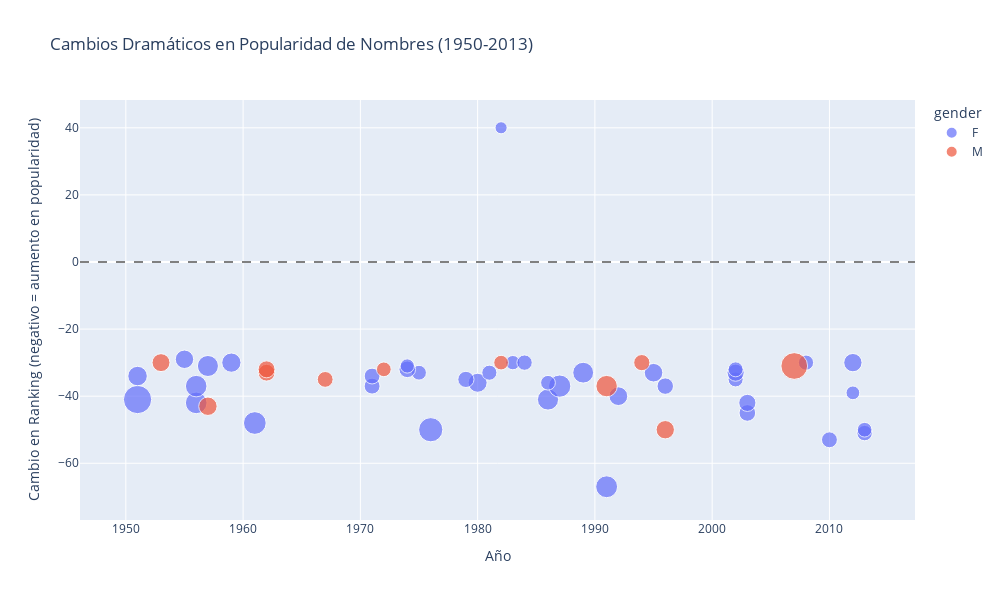
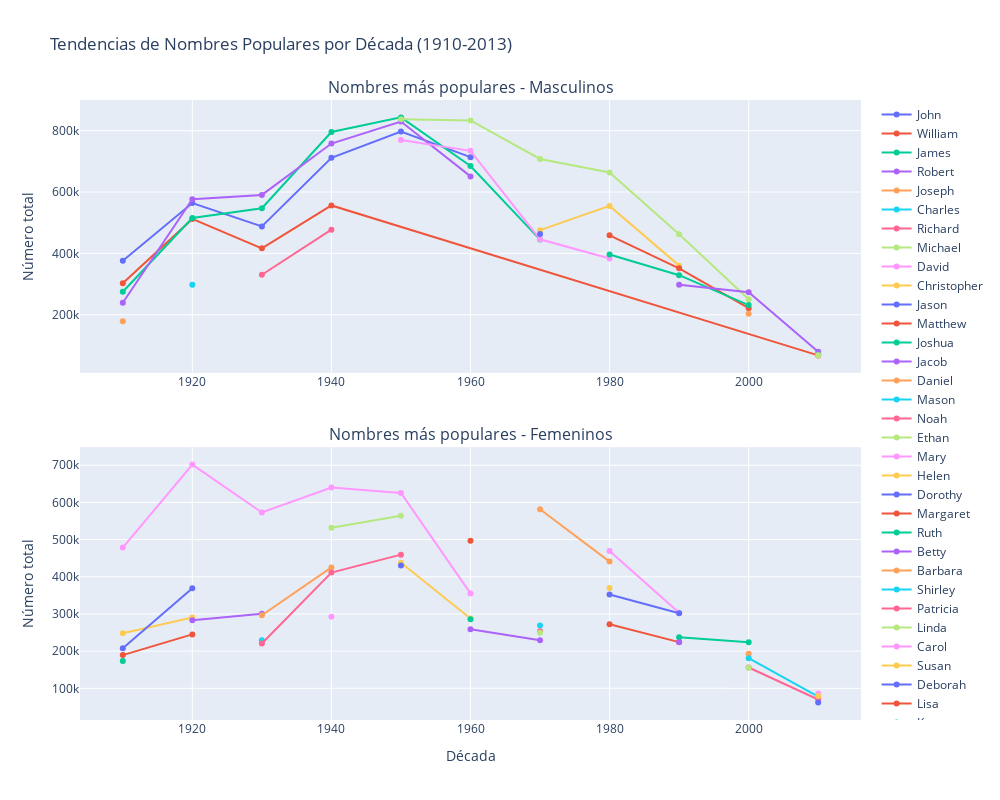

Here is the notebook cell these charts were saved with, in order:
### Markdown cell above
## 5. Influencias Históricas y Culturales

Analizaremos cómo los eventos históricos y cambios culturales han influido en la elección de nombres.

### Code cell
# Análisis de cambios abruptos en popularidad
trend_changes_query = """
WITH YearlyRanks AS (
    SELECT
        year,
        name,
        gender,
        SUM(number) as total_count,
        RANK() OVER(PARTITION BY year, gender ORDER BY SUM(number) DESC) as year_rank
    FROM `bigquery-public-data.usa_names.usa_1910_2013`
    GROUP BY year, name, gender
),
RankChanges AS (
    SELECT
        t1.year,
        t1.name,
        t1.gender,
        t1.total_count,
        t1.year_rank as current_rank,
        LAG(t1.year_rank) OVER(PARTITION BY t1.name, t1.gender ORDER BY t1.year) as prev_rank,
        t1.year_rank - LAG(t1.year_rank) OVER(PARTITION BY t1.name, t1.gender ORDER BY t1.year) as rank_change
    FROM YearlyRanks t1
    WHERE t1.year_rank <= 100  -- Considerar solo nombres relativamente populares
)
SELECT
    year,
    name,
    gender,
    total_count,
    current_rank,
    prev_rank,
    rank_change
FROM RankChanges
WHERE ABS(rank_change) >= 20  -- Cambios significativos en popularidad
AND year >= 1950  -- Enfocarse en historia más reciente
ORDER BY ABS(rank_change) DESC, year
LIMIT 50
"""

print("📈 Cambios significativos en popularidad de nombres:")
changes_df = client.query(trend_changes_query).to_dataframe()

# Visualizar los cambios más dramáticos
fig = px.scatter(changes_df,
                x='year',
                y='rank_change',
                size='total_count',
                color='gender',
                hover_data=['name', 'current_rank', 'prev_rank'],
                title='Cambios Dramáticos en Popularidad de Nombres (1950-2013)')

fig.update_layout(
    height=600,
    width=1000,
    xaxis_title="Año",
    yaxis_title="Cambio en Ranking (negativo = aumento en popularidad)",
    showlegend=True
)

# Añadir líneas de referencia
fig.add_hline(y=0, line_dash="dash", line_color="gray")

fig.show()

# Mostrar tabla de cambios más significativos
print("\nCambios más significativos en popularidad:")
display(changes_df.head(10))

# Consulta para obtener tendencias de nombres por década
query_tendencias = """
WITH DecadeData AS (
    SELECT
        -- Convertimos explícitamente a INT64 para la década
        CAST(FLOOR(year/10) * 10 AS INT64) as decade,
        name,
        gender,
        -- Aseguramos que el conteo total sea INT64
        CAST(SUM(number) AS INT64) as total_count
    FROM `bigquery-public-data.usa_names.usa_1910_2013`
    GROUP BY 
        CAST(FLOOR(year/10) * 10 AS INT64),
        name, 
        gender
    HAVING CAST(SUM(number) AS INT64) > 10000
),
RankedNames AS (
    SELECT
        decade,
        name,
        gender,
        total_count,
        RANK() OVER(
            PARTITION BY decade, gender 
            ORDER BY total_count DESC
        ) as rank
    FROM DecadeData
)
SELECT *
FROM RankedNames
WHERE rank <= 5
ORDER BY decade, gender, rank
"""

try:
    print("📊 Ejecutando análisis de tendencias...")
    df_nombres = client.query(query_tendencias).to_dataframe()
    print(f"✅ Datos obtenidos: {len(df_nombres)} registros")
    
    # Crear visualización
    fig = make_subplots(
        rows=2, cols=1,
        subplot_titles=('Nombres más populares - Masculinos',
                       'Nombres más populares - Femeninos'),
        vertical_spacing=0.12
    )
    
    # Gráfico para nombres masculinos
    df_m = df_nombres[df_nombres['gender'] == 'M']
    for name in df_m['name'].unique():
        data_name = df_m[df_m['name'] == name]
        fig.add_trace(
            go.Scatter(x=data_name['decade'], 
                      y=data_name['total_count'],
                      name=name, 
                      mode='lines+markers'),
            row=1, col=1
        )
    
    # Gráfico para nombres femeninos
    df_f = df_nombres[df_nombres['gender'] == 'F']
    for name in df_f['name'].unique():
        data_name = df_f[df_f['name'] == name]
        fig.add_trace(
            go.Scatter(x=data_name['decade'], 
                      y=data_name['total_count'],
                      name=name, 
                      mode='lines+markers'),
            row=2, col=1
        )
    
    # Actualizar diseño
    fig.update_layout(
        height=800,
        width=1000,
        title_text="Tendencias de Nombres Populares por Década (1910-2013)",
        showlegend=True
    )
    fig.update_xaxes(title_text="Década", row=2, col=1)
    fig.update_yaxes(title_text="Número total", row=1, col=1)
    fig.update_yaxes(title_text="Número total", row=2, col=1)
    
    fig.show()
    
    # Mostrar tabla resumen
    print("\n📊 Resumen de nombres más populares por década:")
    resumen = df_nombres.pivot_table(
        values='total_count',
        index=['decade', 'gender', 'name'],
        columns='rank',
        aggfunc='first'
    ).round(0)
    
    # Formatear el resumen para mejor visualización
    resumen = resumen.sort_index(level=[0,1,2])
    display(resumen)
    
except Exception as e:
    print(f"❌ Error en el análisis: {str(e)}")
    print("\n🔍 Detalles para depuración:")
    print("1. Verificar que los tipos de datos son correctos")
    print("2. Comprobar que las conversiones de tipos son válidas")
    print("3. Revisar la sintaxis de la consulta SQL")

### Figure 1 — Plotly figure (JSON) as saved in the notebook; plotly's stock layout.template omitted (floating-point values rounded to 4 significant figures)
{"data": [{"customdata": [["Shelby", 33, 100], ["Khloe", 42, 95], ["Aria", 40, 91], ["Jamie", 18, 68], ["Sadie", 50, 100], ["Jacqueline", 37, 85], ["Ella", 44, 89], ["Cindy", 37, 79], ["Ava", 39, 81], ["Debra", 18, 59], ["Whitney", 32, 73], ["Brooke", 92, 52], ["Kaitlyn", 42, 82], ["Aubree", 60, 99], ["Kim", 38, 75], ["Tiffany", 62, 99], ["Kayla", 27, 64], ["Sabrina", 58, 95], ["Kristin", 37, 73], ["Kayla", 64, 100], ["Lauren", 45, 80], ["Kylie", 61, 96], ["Denise", 48, 82], ["Jessica", 64, 98], ["Amber", 59, 92], ["Lindsey", 58, 91], ["Kelsey", 31, 64], ["Sydney", 43, 76], ["Mia", 43, 76], ["Erin", 47, 79], ["Aaliyah", 63, 95], ["Kimberly", 42, 73], ["Emily", 69, 100], ["Dawn", 54, 84], ["Brittany", 64, 94], ["Latoya", 60, 90], ["Layla", 55, 85], ["Harper", 24, 54], ["Debbie", 63, 92]], "hovertemplate": "gender=F<br>year=%{x}<br>rank_change=%{y}<br>total_count=%{marker.size}<br>name=%{customdata[0]}<br>current_rank=%{customdata[1]}<br>prev_rank=%{customdata[2]}<extra></extra>", "legendgroup": "F", "marker": {"color": "#636efa", "size": [10219, 5395, 5085, 12539, 4614, 10983, 5896, 9987, 6279, 17065, 9533, 3146, 7476, 4033, 9892, 5411, 10575, 5773, 7702, 4653, 5612, 4830, 8123, 5356, 4680, 4862, 9257, 7357, 6252, 5871, 4777, 9446, 4325, 7895, 4376, 5029, 4926, 7176, 7246], "sizemode": "area", "sizeref": 42.66, "symbol": "circle"}, "mode": "markers", "name": "F", "orientation": "v", "showlegend": true, "type": "scatter", "x": [1991, 2010, 2013, 1976, 2013, 1961, 2003, 1956, 2003, 1951, 1986, 1982, 1992, 2012, 1956, 1971, 1987, 1996, 1980, 1986, 1979, 2002, 1951, 1971, 1975, 1981, 1989, 1995, 2002, 1974, 2002, 1957, 1974, 1959, 1983, 1984, 2008, 2012, 1955], "xaxis": "x", "y": [-67, -53, -51, -50, -50, -48, -45, -42, -42, -41, -41, 40, -40, -39, -37, -37, -37, -37, -36, -36, -35, -35, -34, -34, -33, -33, -33, -33, -33, -32, -32, -31, -31, -30, -30, -30, -30, -30, -29], "yaxis": "y"}, {"customdata": [["Noah", 50, 100], ["Mike", 53, 96], ["Dylan", 46, 83], ["Jason", 54, 89], ["Troy", 67, 100], ["Vincent", 66, 98], ["Brandon", 63, 95], ["Jayden", 18, 49], ["Ricky", 51, 81], ["Tyler", 66, 96], ["Hunter", 67, 97]], "hovertemplate": "gender=M<br>year=%{x}<br>rank_change=%{y}<br>total_count=%{marker.size}<br>name=%{customdata[0]}<br>current_rank=%{customdata[1]}<br>prev_rank=%{customdata[2]}<extra></extra>", "legendgroup": "M", "marker": {"color": "#EF553B", "size": [7181, 7236, 9761, 5335, 6039, 6148, 4628, 15220, 6881, 4580, 5579], "sizemode": "area", "sizeref": 42.66, "symbol": "circle"}, "mode": "markers", "name": "M", "orientation": "v", "showlegend": true, "type": "scatter", "x": [1996, 1957, 1991, 1967, 1962, 1962, 1972, 2007, 1953, 1982, 1994], "xaxis": "x", "y": [-50, -43, -37, -35, -33, -32, -32, -31, -30, -30, -30], "yaxis": "y"}], "layout": {"height": 600, "legend": {"itemsizing": "constant", "title": {"text": "gender"}, "tracegroupgap": 0}, "shapes": [{"line": {"color": "gray", "dash": "dash"}, "type": "line", "x0": 0, "x1": 1, "xref": "x domain", "y0": 0, "y1": 0, "yref": "y"}], "showlegend": true, "title": {"text": "Cambios Dramáticos en Popularidad de Nombres (1950-2013)"}, "width": 1000, "xaxis": {"anchor": "y", "domain": [0, 1], "title": {"text": "Año"}}, "yaxis": {"anchor": "x", "domain": [0, 1], "title": {"text": "Cambio en Ranking (negativo = aumento en popularidad)"}}}}

### Figure 2 — Plotly figure (JSON) as saved in the notebook; plotly's stock layout.template omitted (floating-point values rounded to 4 significant figures)
{"data": [{"mode": "lines+markers", "name": "John", "type": "scatter", "x": [1910, 1920, 1930, 1940, 1950, 1960], "xaxis": "x", "y": [376321, 564033, 487777, 711411, 797331, 713636], "yaxis": "y"}, {"mode": "lines+markers", "name": "William", "type": "scatter", "x": [1910, 1920, 1930, 1940, 2010], "xaxis": "x", "y": [303027, 512373, 416559, 556286, 67635], "yaxis": "y"}, {"mode": "lines+markers", "name": "James", "type": "scatter", "x": [1910, 1920, 1930, 1940, 1950, 1960, 1970], "xaxis": "x", "y": [275075, 515296, 547275, 795557, 843189, 684985, 444959], "yaxis": "y"}, {"mode": "lines+markers", "name": "Robert", "type": "scatter", "x": [1910, 1920, 1930, 1940, 1950, 1960], "xaxis": "x", "y": [239180, 576322, 590599, 757894, 829819, 650985], "yaxis": "y"}, {"mode": "lines+markers", "name": "Joseph", "type": "scatter", "x": [1910], "xaxis": "x", "y": [179288], "yaxis": "y"}, {"mode": "lines+markers", "name": "Charles", "type": "scatter", "x": [1920], "xaxis": "x", "y": [298017], "yaxis": "y"}, {"mode": "lines+markers", "name": "Richard", "type": "scatter", "x": [1930, 1940], "xaxis": "x", "y": [330377, 477322], "yaxis": "y"}, {"mode": "lines+markers", "name": "Michael", "type": "scatter", "x": [1950, 1960, 1970, 1980, 1990, 2000], "xaxis": "x", "y": [836913, 833395, 707704, 663445, 462265, 250318], "yaxis": "y"}, {"mode": "lines+markers", "name": "David", "type": "scatter", "x": [1950, 1960, 1970, 1980], "xaxis": "x", "y": [769391, 734176, 445967, 383527], "yaxis": "y"}, {"mode": "lines+markers", "name": "Christopher", "type": "scatter", "x": [1970, 1980, 1990], "xaxis": "x", "y": [475681, 554725, 360170], "yaxis": "y"}, {"mode": "lines+markers", "name": "Jason", "type": "scatter", "x": [1970], "xaxis": "x", "y": [462926], "yaxis": "y"}, {"mode": "lines+markers", "name": "Matthew", "type": "scatter", "x": [1980, 1990, 2000], "xaxis": "x", "y": [458831, 351569, 221369], "yaxis": "y"}, {"mode": "lines+markers", "name": "Joshua", "type": "scatter", "x": [1980, 1990, 2000], "xaxis": "x", "y": [396511, 329072, 231729], "yaxis": "y"}, {"mode": "lines+markers", "name": "Jacob", "type": "scatter", "x": [1990, 2000, 2010], "xaxis": "x", "y": [298219, 273591, 79359], "yaxis": "y"}, {"mode": "lines+markers", "name": "Daniel", "type": "scatter", "x": [2000], "xaxis": "x", "y": [203529], "yaxis": "y"}, {"mode": "lines+markers", "name": "Mason", "type": "scatter", "x": [2010], "xaxis": "x", "y": [70808], "yaxis": "y"}, {"mode": "lines+markers", "name": "Noah", "type": "scatter", "x": [2010], "xaxis": "x", "y": [68605], "yaxis": "y"}, {"mode": "lines+markers", "name": "Ethan", "type": "scatter", "x": [2010], "xaxis": "x", "y": [68389], "yaxis": "y"}, {"mode": "lines+markers", "name": "Mary", "type": "scatter", "x": [1910, 1920, 1930, 1940, 1950, 1960], "xaxis": "x2", "y": [478634, 701709, 572868, 639971, 625464, 355210], "yaxis": "y2"}, {"mode": "lines+markers", "name": "Helen", "type": "scatter", "x": [1910, 1920], "xaxis": "x2", "y": [248150, 290385], "yaxis": "y2"}, {"mode": "lines+markers", "name": "Dorothy", "type": "scatter", "x": [1910, 1920], "xaxis": "x2", "y": [207465, 368841], "yaxis": "y2"}, {"mode": "lines+markers", "name": "Margaret", "type": "scatter", "x": [1910, 1920], "xaxis": "x2", "y": [189228, 244991], "yaxis": "y2"}, {"mode": "lines+markers", "name": "Ruth", "type": "scatter", "x": [1910], "xaxis": "x2", "y": [173654], "yaxis": "y2"}, {"mode": "lines+markers", "name": "Betty", "type": "scatter", "x": [1920, 1930], "xaxis": "x2", "y": [283073, 300327], "yaxis": "y2"}, {"mode": "lines+markers", "name": "Barbara", "type": "scatter", "x": [1930, 1940], "xaxis": "x2", "y": [296357, 425218], "yaxis": "y2"}, {"mode": "lines+markers", "name": "Shirley", "type": "scatter", "x": [1930], "xaxis": "x2", "y": [229334], "yaxis": "y2"}, {"mode": "lines+markers", "name": "Patricia", "type": "scatter", "x": [1930, 1940, 1950], "xaxis": "x2", "y": [220543, 411377, 459530], "yaxis": "y2"}, {"mode": "lines+markers", "name": "Linda", "type": "scatter", "x": [1940, 1950], "xaxis": "x2", "y": [531587, 564204], "yaxis": "y2"}, {"mode": "lines+markers", "name": "Carol", "type": "scatter", "x": [1940], "xaxis": "x2", "y": [292296], "yaxis": "y2"}, {"mode": "lines+markers", "name": "Susan", "type": "scatter", "x": [1950, 1960], "xaxis": "x2", "y": [437662, 287653], "yaxis": "y2"}, {"mode": "lines+markers", "name": "Deborah", "type": "scatter", "x": [1950], "xaxis": "x2", "y": [430459], "yaxis": "y2"}, {"mode": "lines+markers", "name": "Lisa", "type": "scatter", "x": [1960], "xaxis": "x2", "y": [496967], "yaxis": "y2"}, {"mode": "lines+markers", "name": "Karen", "type": "scatter", "x": [1960], "xaxis": "x2", "y": [286034], "yaxis": "y2"}, {"mode": "lines+markers", "name": "Kimberly", "type": "scatter", "x": [1960, 1970], "xaxis": "x2", "y": [259080, 229105], "yaxis": "y2"}, {"mode": "lines+markers", "name": "Jennifer", "type": "scatter", "x": [1970, 1980], "xaxis": "x2", "y": [581756, 440818], "yaxis": "y2"}, {"mode": "lines+markers", "name": "Amy", "type": "scatter", "x": [1970], "xaxis": "x2", "y": [268998], "yaxis": "y2"}, {"mode": "lines+markers", "name": "Melissa", "type": "scatter", "x": [1970], "xaxis": "x2", "y": [253279], "yaxis": "y2"}, {"mode": "lines+markers", "name": "Michelle", "type": "scatter", "x": [1970], "xaxis": "x2", "y": [249131], "yaxis": "y2"}, {"mode": "lines+markers", "name": "Jessica", "type": "scatter", "x": [1980, 1990], "xaxis": "x2", "y": [469415, 303053], "yaxis": "y2"}, {"mode": "lines+markers", "name": "Amanda", "type": "scatter", "x": [1980], "xaxis": "x2", "y": [369679], "yaxis": "y2"}, {"mode": "lines+markers", "name": "Ashley", "type": "scatter", "x": [1980, 1990], "xaxis": "x2", "y": [352122, 301773], "yaxis": "y2"}, {"mode": "lines+markers", "name": "Sarah", "type": "scatter", "x": [1980, 1990], "xaxis": "x2", "y": [272522, 224191], "yaxis": "y2"}, {"mode": "lines+markers", "name": "Emily", "type": "scatter", "x": [1990, 2000], "xaxis": "x2", "y": [237206, 223565], "yaxis": "y2"}, {"mode": "lines+markers", "name": "Samantha", "type": "scatter", "x": [1990], "xaxis": "x2", "y": [223979], "yaxis": "y2"}, {"mode": "lines+markers", "name": "Madison", "type": "scatter", "x": [2000], "xaxis": "x2", "y": [193052], "yaxis": "y2"}, {"mode": "lines+markers", "name": "Emma", "type": "scatter", "x": [2000, 2010], "xaxis": "x2", "y": [181126, 77736], "yaxis": "y2"}, {"mode": "lines+markers", "name": "Olivia", "type": "scatter", "x": [2000, 2010], "xaxis": "x2", "y": [155923, 69799], "yaxis": "y2"}, {"mode": "lines+markers", "name": "Hannah", "type": "scatter", "x": [2000], "xaxis": "x2", "y": [155591], "yaxis": "y2"}, {"mode": "lines+markers", "name": "Sophia", "type": "scatter", "x": [2010], "xaxis": "x2", "y": [85720], "yaxis": "y2"}, {"mode": "lines+markers", "name": "Isabella", "type": "scatter", "x": [2010], "xaxis": "x2", "y": [79238], "yaxis": "y2"}, {"mode": "lines+markers", "name": "Ava", "type": "scatter", "x": [2010], "xaxis": "x2", "y": [61501], "yaxis": "y2"}], "layout": {"annotations": [{"font": {"size": 16}, "showarrow": false, "text": "Nombres más populares - Masculinos", "x": 0.5, "xanchor": "center", "xref": "paper", "y": 1, "yanchor": "bottom", "yref": "paper"}, {"font": {"size": 16}, "showarrow": false, "text": "Nombres más populares - Femeninos", "x": 0.5, "xanchor": "center", "xref": "paper", "y": 0.44, "yanchor": "bottom", "yref": "paper"}], "height": 800, "showlegend": true, "title": {"text": "Tendencias de Nombres Populares por Década (1910-2013)"}, "width": 1000, "xaxis": {"anchor": "y", "domain": [0, 1]}, "xaxis2": {"anchor": "y2", "domain": [0, 1], "title": {"text": "Década"}}, "yaxis": {"anchor": "x", "domain": [0.56, 1], "title": {"text": "Número total"}}, "yaxis2": {"anchor": "x2", "domain": [0, 0.44], "title": {"text": "Número total"}}}}
